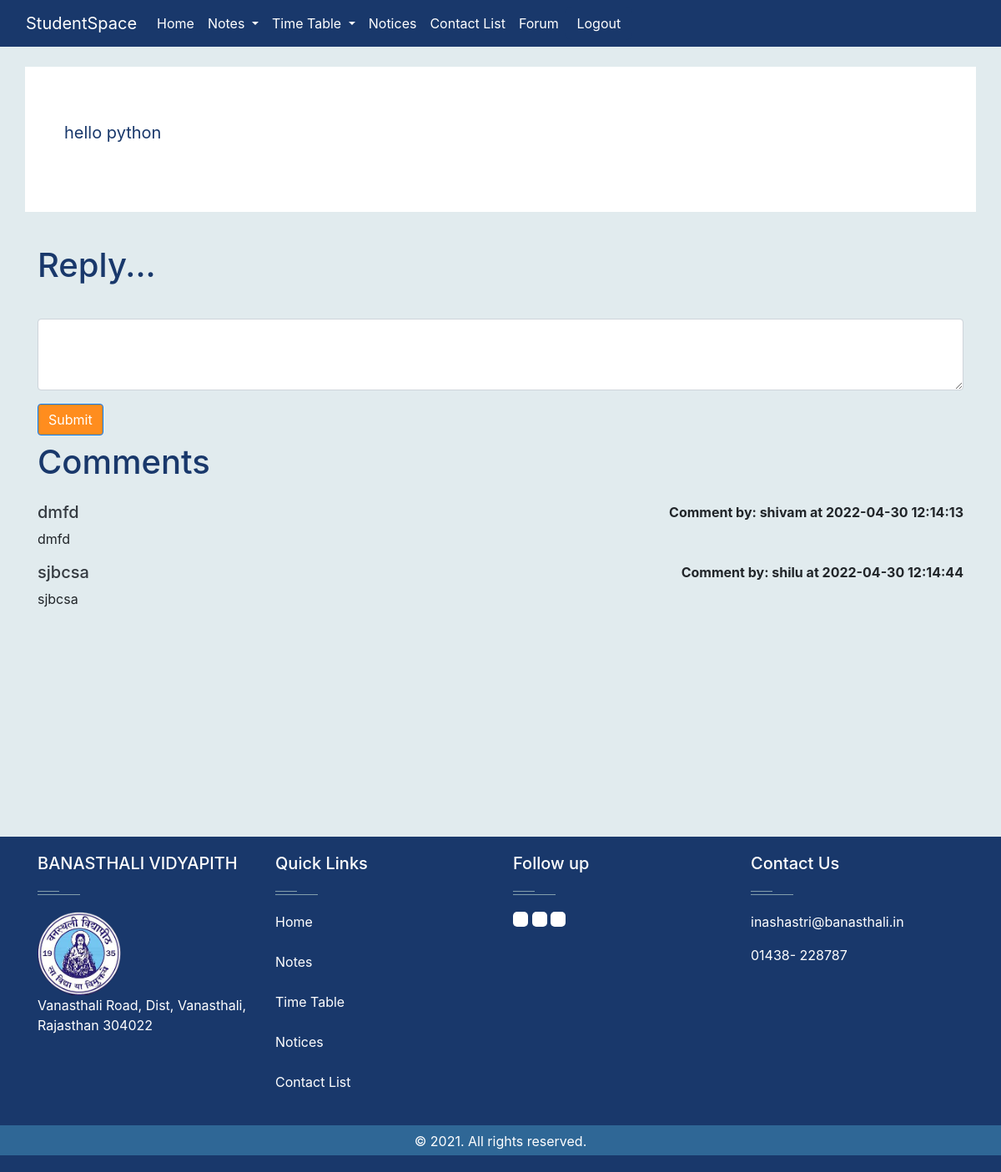
Screenshot of /Forum/threadlist.php?catid=3 (signed in) with the database file from the repository.
### tables this page shows
CREATE TABLE `categories` (
  `category_id` int(11) NOT NULL,
  `category_name` varchar(100) NOT NULL,
  `category_description` varchar(100) NOT NULL,
  `created` date NOT NULL DEFAULT current_timestamp()
);

CREATE TABLE `threads` (
  `thread_id` int(11) NOT NULL,
  `thread_desc` varchar(300) NOT NULL,
  `thread_cat_id` int(11) NOT NULL,
  `thread_user_name` varchar(100) NOT NULL,
  `timestamp` datetime NOT NULL
);

### Forum/threadlist.php (the view, shortened to what this page needs)
<?php session_start();
if(isset($_SESSION['id']))
{
    ?>
    <!doctype html>
    <html lang="en">
    <head>
        <link rel="stylesheet" href="https://stackpath.bootstrapcdn.com/bootstrap/4.5.0/css/bootstrap.min.css"
>
    </head>
    <body>
        <?php include "../files/db.php"?>
        <?php include "../files/nav_logout.php"?>
        <?php
            $cat_id = $_GET['catid'];
            $sql = "SELECT * FROM categories WHERE category_id= $cat_id";
            $result = mysqli_query($conn, $sql);
            while($row = mysqli_fetch_assoc($result)){
                $catdesc = $row['category_description'];
            }
        ?>
        <div class="container my-4" style="background-color:#fff;">
            <div class="jumbotron"style="background-color:#fff;">
                <p class="lead" style="color:#19386b;"> <b><?php echo $catdesc;?></b></p>
            </div>
        </div>
        <?php
            echo '<div class="container">
            <h1 class="py-2" style="color:#19386b;">Reply...</h1>
            <form action="'. $_SERVER["REQUEST_URI"] . '" method="post">
                <div class="form-group">
                    <label for="exampleFormControlTextarea1"></label>
                    <textarea class="form-control" id="desc" name="desc" rows="3"></textarea>
                </div>
                <button type="submit" class="btn btn-primary" name="thread">Submit</button>
            </form>
            </div>';
        ?>
        <div class="container mb-5" id="ques">
            <h1 class="py-2" style="color:#19386b;">Comments</h1>
        <?php
            $id = $_GET['catid'];
            $sql = "SELECT * FROM `threads` WHERE thread_cat_id=$id";
            $result = mysqli_query($conn, $sql);
            while($row = mysqli_fetch_assoc($result)){
                $id = $row['thread_id'];
                $desc = $row['thread_desc'];
                $thread_time = $row['timestamp'];
                $thread_user_name = $row['thread_user_name'];
                echo '<div class="media my-3">
                    <div class="media-body">'.
                    '<h5 class="mt-0"> <a class="text-dark" href="thread.php?thread_id=' . $id. '">'. $desc . ' </a></h5>
                        '. $desc . ' </div>'.'<div class="font-weight-bold my-0"> Comment by: '. $thread_user_name . ' at '. $thread_time. '</div>'.
                '</div>';
            }
        ?>
        </div>
        <?php include "../files/footer.php" ; ?>
    </body>
    </html>
    <?php
}
else{
    echo '<script>alert("Session Expired! login to continue!"); window.location.href="index.php"</script>';
}
?>

### contact/footer.css (style rules this page uses)
.btn { background-color: #ff8d1e; color: #fff; }

### Forum/threadlist.php (style rules this page uses)
#ques { min-height: 433px; }
body { background: #E1ebee; }

### rows the page displays
categories: category_description "hello python"
threads: thread_desc "dmfd", thread_user_name "shivam", timestamp "2022-04-30 12:14:13"
threads: thread_desc "sjbcsa", thread_user_name "shilu", timestamp "2022-04-30 12:14:44"
